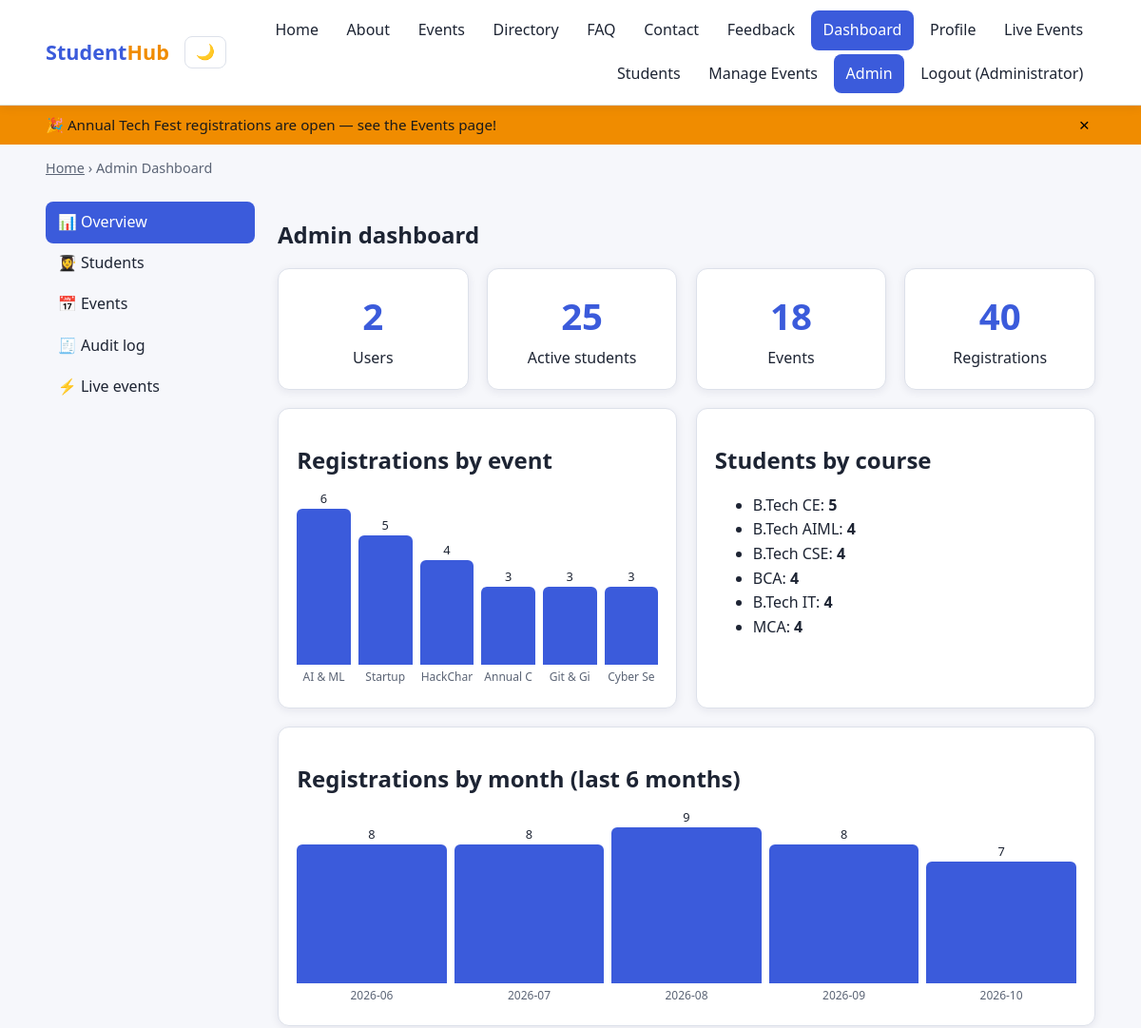
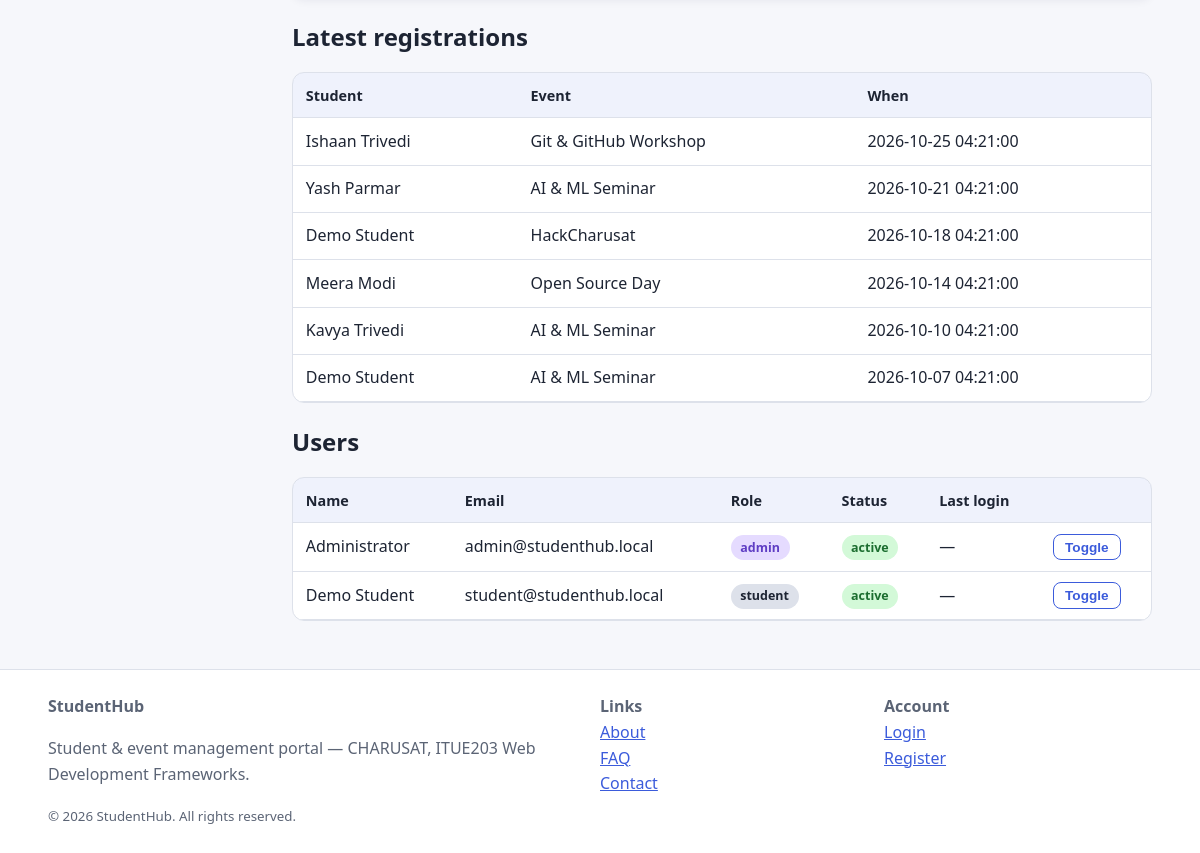
Page /admin/dashboard.php (signed in) on the committed database (2 pictures, top to bottom).
### tables this page shows
CREATE TABLE users (
  id INT UNSIGNED AUTO_INCREMENT PRIMARY KEY,
  name VARCHAR(80) NOT NULL,
  email VARCHAR(120) NOT NULL UNIQUE,
  password_hash VARCHAR(255) NOT NULL,
  role ENUM('admin','student') NOT NULL DEFAULT 'student',
  status ENUM('active','inactive') NOT NULL DEFAULT 'active',
  last_login DATETIME NULL,
  created_at TIMESTAMP DEFAULT CURRENT_TIMESTAMP
);

CREATE TABLE registrations (
  id INT UNSIGNED AUTO_INCREMENT PRIMARY KEY,
  student_id INT UNSIGNED NOT NULL,
  event_id INT UNSIGNED NOT NULL,
  registered_at TIMESTAMP DEFAULT CURRENT_TIMESTAMP,
  UNIQUE KEY uq_reg (student_id, event_id),
  FOREIGN KEY (student_id) REFERENCES students(id) ON DELETE CASCADE,
  FOREIGN KEY (event_id) REFERENCES events(id) ON DELETE CASCADE
);

CREATE TABLE students (
  id INT UNSIGNED AUTO_INCREMENT PRIMARY KEY,
  user_id INT UNSIGNED NULL,
  name VARCHAR(80) NOT NULL,
  email VARCHAR(120) NOT NULL UNIQUE,
  mobile CHAR(10) NOT NULL,
  course VARCHAR(40) NOT NULL,
  year TINYINT NOT NULL,
  gender ENUM('Male','Female','Other') NOT NULL,
  status ENUM('active','deleted') NOT NULL DEFAULT 'active',
  created_at TIMESTAMP DEFAULT CURRENT_TIMESTAMP,
  FOREIGN KEY (user_id) REFERENCES users(id) ON DELETE SET NULL
);

CREATE TABLE events (
  id INT UNSIGNED AUTO_INCREMENT PRIMARY KEY,
  title VARCHAR(120) NOT NULL,
  description TEXT,
  category VARCHAR(40) NOT NULL DEFAULT 'General',
  event_date DATE NOT NULL,
  venue VARCHAR(120) NOT NULL,
  status ENUM('open','closed') NOT NULL DEFAULT 'open',
  poster VARCHAR(255) NULL,
  created_by INT UNSIGNED NULL,
  created_at TIMESTAMP DEFAULT CURRENT_TIMESTAMP,
  FOREIGN KEY (created_by) REFERENCES users(id) ON DELETE SET NULL
);

### includes/functions.php (called while the page is built, shortened)
<?php
function e($v): string { return htmlspecialchars((string)$v, ENT_QUOTES, 'UTF-8'); }
function base_url(): string {
    $script = str_replace('\\', '/', $_SERVER['SCRIPT_NAME']);
    return preg_replace('#/(admin|api)/[^/]*$|/[^/]*$#', '/', $script);
}
function current_user(): ?array { return $_SESSION['user'] ?? null; }

### admin/dashboard.php (the view, shortened to what this page needs)
<?php
$pageTitle = 'Admin Dashboard';
require_once __DIR__ . '/../includes/functions.php'; require_once __DIR__ . '/../includes/db.php';
$stats = $pdo->query("SELECT (SELECT COUNT(*) FROM users) users, (SELECT COUNT(*) FROM students WHERE status='active') students, (SELECT COUNT(*) FROM events) events, (SELECT COUNT(*) FROM registrations) regs")->fetch();
$latest = $pdo->query('SELECT s.name, e.title, r.registered_at FROM registrations r JOIN students s ON s.id=r.student_id JOIN events e ON e.id=r.event_id ORDER BY r.registered_at DESC, r.id DESC LIMIT 6')->fetchAll();
$byEvent = $pdo->query('SELECT e.title, COUNT(r.id) c FROM events e LEFT JOIN registrations r ON r.event_id=e.id GROUP BY e.id ORDER BY c DESC LIMIT 6')->fetchAll();
$byCourse = $pdo->query("SELECT course, COUNT(*) c FROM students WHERE status='active' GROUP BY course ORDER BY c DESC")->fetchAll();
$monthly = []; try { $st = $pdo->query('CALL sp_registrations_by_month()'); $monthly = $st->fetchAll(); $st->closeCursor(); } catch (PDOException $e) { error_log($e->getMessage()); }
$mmax = max(1, ...array_map(fn($r) => (int)$r['total'], $monthly ?: [['total' => 1]]));
$users = $pdo->query('SELECT id,name,email,role,status,last_login FROM users ORDER BY id')->fetchAll();
$max = max(1, ...array_map(fn($r) => (int)$r['c'], $byEvent ?: [['c' => 1]]));
require __DIR__ . '/../includes/header.php'; ?>
<div class="two-col">
  <aside><ul class="side-menu" aria-label="Admin menu">
    <li><a class="active" href="dashboard.php">📊 Overview</a></li><li><a href="../students.php">👩‍🎓 Students</a></li><li><a href="../manage_events.php">📅 Events</a></li><li><a href="audit.php">🧾 Audit log</a></li><li><a href="../api-demo.php">⚡ Live events</a></li>
  </ul></aside>
  <section>
    <h1>Admin dashboard</h1>
    <div class="grid cols-4">
      <div class="card stat"><div class="num"><?= (int)$stats['users'] ?></div>Users</div>
      <div class="card stat"><div class="num"><?= (int)$stats['students'] ?></div>Active students</div>
      <div class="card stat"><div class="num"><?= (int)$stats['events'] ?></div>Events</div>
      <div class="card stat"><div class="num"><?= (int)$stats['regs'] ?></div>Registrations</div>
    </div>
    <div class="grid cols-2" style="margin-top:1.2rem">
      <div class="card"><h2>Registrations by event</h2><div class="bar-chart" style="margin-bottom:1.6rem" role="img" aria-label="Bar chart of registrations by event">
        <?php foreach ($byEvent as $b): ?><div class="bar" style="height:<?= max(3, round($b['c'] / $max * 100)) ?>%" title="<?= e($b['title']) ?>"><span><?= (int)$b['c'] ?></span><small><?= e(mb_substr($b['title'], 0, 8)) ?></small></div><?php endforeach; ?></div></div>
      <div class="card"><h2>Students by course</h2><ul><?php foreach ($byCourse as $c): ?><li><?= e($c['course']) ?>: <strong><?= (int)$c['c'] ?></strong></li><?php endforeach; ?></ul></div>
    </div>
    <div class="card" style="margin-top:1.2rem"><h2>Registrations by month (last 6 months)</h2>
      <?php if (!$monthly): ?><p class="hint">No data (import the updated SQL file to create the stored procedure).</p><?php else: ?>
      <div class="bar-chart" style="margin-bottom:1.6rem" role="img" aria-label="Bar chart of registrations per month">
        <?php foreach ($monthly as $m): ?><div class="bar" style="height:<?= max(3, round($m['total'] / $mmax * 100)) ?>%" title="<?= e($m['month']) ?>"><span><?= (int)$m['total'] ?></span><small><?= e($m['month']) ?></small></div><?php endforeach; ?></div><?php endif; ?></div>
    <h2 style="margin-top:1.5rem">Latest registrations</h2>
    <div class="table-wrap"><table><thead><tr><th>Student</th><th>Event</th><th>When</th></tr></thead><tbody>
      <?php foreach ($latest as $l): ?><tr><td><?= e($l['name']) ?></td><td><?= e($l['title']) ?></td><td><?= e($l['registered_at']) ?></td></tr><?php endforeach; ?></tbody></table></div>
    <h2 style="margin-top:1.5rem">Users</h2>
    <div class="table-wrap"><table><thead><tr><th>Name</th><th>Email</th><th>Role</th><th>Status</th><th>Last login</th><th></th></tr></thead><tbody>
      <?php foreach ($users as $u): ?><tr><td><?= e($u['name']) ?></td><td><?= e($u['email']) ?></td><td><span class="badge <?= e($u['role']) ?>"><?= e($u['role']) ?></span></td><td><span class="badge <?= e($u['status']) ?>"><?= e($u['status']) ?></span></td><td><?= e($u['last_login'] ?? '—') ?></td>
      <td><form method="post"><button class="btn small secondary" <?= $u['id'] == current_user()['id'] ? 'disabled' : '' ?>>Toggle</button></form></td></tr><?php endforeach; ?></tbody></table></div>
  </section>
</div>
<?php require __DIR__ . '/../includes/footer.php'; ?>

### includes/header.php (shortened to what this page needs)
<?php
require_once __DIR__ . '/functions.php';
$pageTitle = $pageTitle ?? 'StudentHub';
$root = base_url();
$cur = basename($_SERVER['SCRIPT_NAME']);
$user = current_user();
$nav = [['index.php', 'Home'], ['about.php', 'About'], ['events.php', 'Events'], ['directory.php', 'Directory'], ['faq.php', 'FAQ'], ['contact.php', 'Contact'], ['feedback.php', 'Feedback']];
if ($user) { $nav[] = ['dashboard.php', 'Dashboard']; $nav[] = ['profile.php', 'Profile']; $nav[] = ['api-demo.php', 'Live Events']; }
if ($user && $user['role'] === 'admin') { $nav[] = ['students.php', 'Students']; $nav[] = ['manage_events.php', 'Manage Events']; $nav[] = ['admin/dashboard.php', 'Admin']; }
?>
<!DOCTYPE html>
<html lang="en">
<head>
<link rel="stylesheet" href="<?= $root ?>assets/css/style.css">
</head>
<body>
<header class="site-header">
  <div class="container nav-bar">
    <a class="brand" href="<?= $root ?>index.php">Student<span>Hub</span></a>
    <div class="nav-tools">
      <button class="theme-btn" id="themeToggle" aria-label="Toggle light/dark theme">🌙</button>
    </div>
    <nav aria-label="Main navigation" style="flex:1 1 auto">
      <ul class="nav-menu" id="navMenu" style="justify-content:flex-end">
        <?php foreach ($nav as [$href, $label]): ?>
          <li><a href="<?= $root . $href ?>" <?= $cur === basename($href) ? 'aria-current="page"' : '' ?>><?= $label ?></a></li>
        <?php endforeach; ?>
        <?php if ($user): ?>
          <li><a href="<?= $root ?>logout.php">Logout (<?= e(explode(' ', $user['name'])[0]) ?>)</a></li>
        <?php else: ?>
          <li><a href="<?= $root ?>login.php" <?= $cur === 'login.php' ? 'aria-current="page"' : '' ?>>Login</a></li>
          <li><a href="<?= $root ?>register.php" <?= $cur === 'register.php' ? 'aria-current="page"' : '' ?>>Register</a></li>
        <?php endif; ?>
      </ul>
    </nav>
  </div>
</header>
<div class="banner" id="banner" role="status"><div class="container"><span>🎉 Annual Tech Fest registrations are open — see the Events page!</span><button id="bannerClose" aria-label="Dismiss notification">&times;</button></div></div>
<div class="container">
  <?php if ($cur !== 'index.php'): ?>
  <nav class="breadcrumb" aria-label="Breadcrumb"><a href="<?= $root ?>index.php">Home</a> › <span><?= e($pageTitle) ?></span></nav>
  <?php endif; ?>
</div>
<main id="main" class="container">

### rows in the picture
users: name "Administrator", email "admin@studenthub.local", role "admin", status "active", last_login "—"
registrations: student.name "Ishaan Trivedi", event.title "Git & GitHub Workshop", registered_at "2026-10-25 04:21:00"
registrations: student.name "Yash Parmar", event.title "AI & ML Seminar", registered_at "2026-10-21 04:21:00"
registrations: student.name "Demo Student", event.title "HackCharusat", registered_at "2026-10-18 04:21:00"
registrations: student.name "Meera Modi", event.title "Open Source Day", registered_at "2026-10-14 04:21:00"
registrations: student.name "Kavya Trivedi", event.title "AI & ML Seminar", registered_at "2026-10-10 04:21:00"
registrations: student.name "Demo Student", event.title "AI & ML Seminar", registered_at "2026-10-07 04:21:00"
users: name "Demo Student", email "student@studenthub.local", role "student", status "active", last_login "—"

### other values in the picture
$label "Home"
$label "About"
$label "Events"
$label "Directory"
$label "FAQ"
$label "Contact"
$label "Feedback"
$label "Dashboard"
$label "Profile"
$label "Live Events"
$label "Students"
$label "Manage Events"
$label "Admin"
$pageTitle "Admin Dashboard"
$stats['users'] "2"
